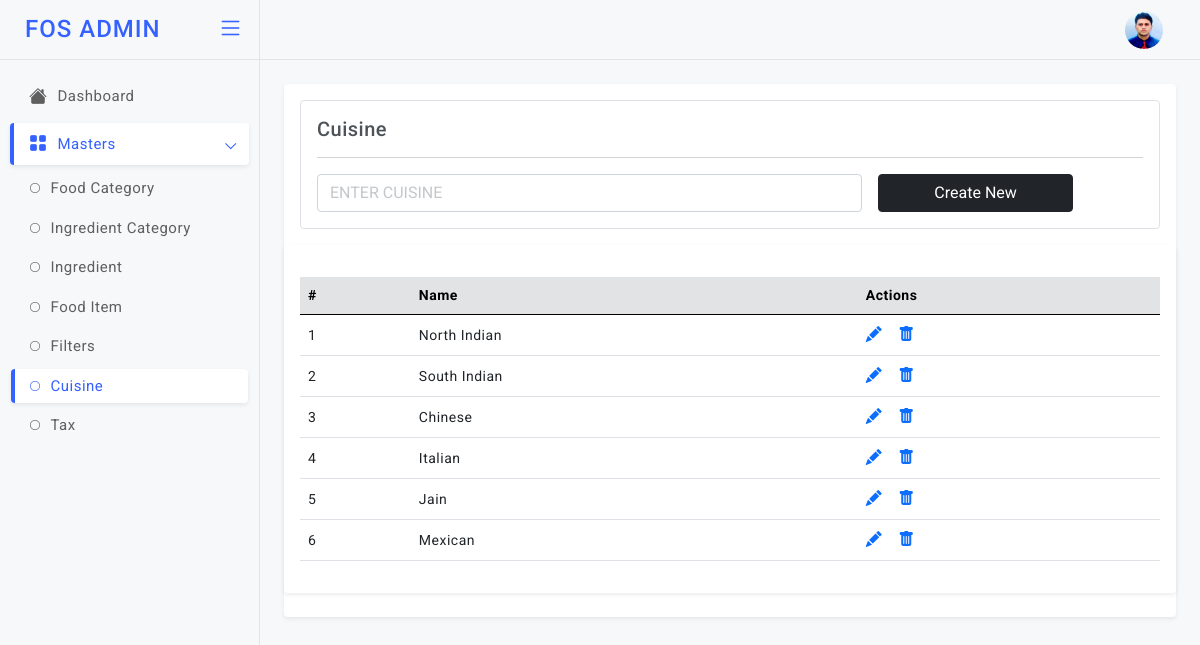
Screenshot of /cusin (signed in) with the database file from the repository.
### models.py (models this page shows)
class Cuisine(db.Model):
    id = db.Column(db.Integer, primary_key=True)
    cuisine_name = db.Column(db.String)

### app.py (the view)
@app.route('/cusin', methods=["GET","POST"]) # End Point to Add & View the Cuisine
def cusin():
    if not settings.session.get("name"):
            return settings.redirect("/login")
    if settings.request.method=="POST":
        cuisine_name = settings.request.form["cuisine_name"]
        info=models.Cuisine(cuisine_name=cuisine_name)
        db.session.add(info)
        db.session.commit()
    fetch=models.Cuisine.query.all()
    return settings.render_template('admin/cusin.html', getinfo=fetch)

### templates/admin/cusin.html (shortened to what this page needs)
<!doctype html>
<html lang="en">
<head>
  <link href="static/admin-assets/plugins/simplebar/css/simplebar.css" rel="stylesheet" />
  <link href="static/admin-assets/plugins/perfect-scrollbar/css/perfect-scrollbar.css" rel="stylesheet" />
  <link href="static/admin-assets/plugins/metismenu/css/metisMenu.min.css" rel="stylesheet" />
  <link href="static/admin-assets/css/bootstrap.min.css" rel="stylesheet" />
  <link href="static/admin-assets/css/bootstrap-extended.css" rel="stylesheet" />
  <link href="static/admin-assets/css/style.css" rel="stylesheet" />
  <link href="static/admin-assets/css/icons.css" rel="stylesheet">
  <link rel="stylesheet" href="https://cdn.jsdelivr.net/npm/bootstrap-icons@1.5.0/font/bootstrap-icons.css">
	<link href="static/admin-assets/css/pace.min.css" rel="stylesheet" />
  <link href="static/admin-assets/css/dark-theme.css" rel="stylesheet" />
  <link href="static/admin-assets/css/light-theme.css" rel="stylesheet" />
  <link href="static/admin-assets/css/semi-dark.css" rel="stylesheet" />
  <link href="static/admin-assets/css/header-colors.css" rel="stylesheet" />
</head>
<body>
  <div class="wrapper">
      <header class="top-header">
        <nav class="navbar navbar-expand gap-3">
            <div class="top-navbar-right ms-auto">
              <ul class="navbar-nav align-items-center">
              <li class="nav-item dropdown dropdown-user-setting">
                <a class="nav-link dropdown-toggle dropdown-toggle-nocaret" href="#" data-bs-toggle="dropdown">
                  <div class="user-setting d-flex align-items-center">
                    <img src="static/admin-assets/images/avatars/rids.jpg" class="user-img" alt="">
                  </div>
                </a>
              </li>
              </ul>
              </div>
        </nav>
      </header>
        <aside class="sidebar-wrapper" data-simplebar="true">
          <div class="sidebar-header">
            <div>
              <h4 class="logo-text">FOS ADMIN</h4>
            </div>
            <div class="toggle-icon ms-auto"> <i class="bi bi-list"></i>
            </div>
          </div>
          <ul class="metismenu" id="menu">
            <li>
              <a href="javascript:;">
                <div class="parent-icon"><i class="bi bi-house-fill"></i>
                </div>
                <div class="menu-title">Dashboard</div>
              </a>
            </li>
            <li>
              <a href="javascript:;" class="has-arrow">
                <div class="parent-icon"><i class="bi bi-grid-fill"></i>
                </div>
                <div class="menu-title">Masters</div>
              </a>
              <ul>
                <li> <a href="/foodcat"><i class="bi bi-circle"></i>Food Category</a></li>
                <li> <a href="/ingcat"><i class="bi bi-circle"></i>Ingredient Category</a></li>
                <li> <a href="/ing"><i class="bi bi-circle"></i>Ingredient</a></li>
                <li> <a href="/fooditem"><i class="bi bi-circle"></i>Food Item</a></li>
                <li> <a href="/filters"><i class="bi bi-circle"></i>Filters</a></li>
                <li> <a href="/cusin"><i class="bi bi-circle"></i>Cuisine</a></li>
                <li> <a href="/tax"><i class="bi bi-circle"></i>Tax</a></li>
               </ul>
            </li>
          </ul>
       </aside>
          <main class="page-content">
            <div class="card">
              <div class="card-body">
                <div class="border p-3 rounded">
                  <h5 class="mb-0">Cuisine</h5>
                <hr/>
                <form class="row g-3" method="post">
                  <div class="col-8">
                    <input type="text" class="form-control" placeholder="ENTER CUISINE" name="cuisine_name">
                  </div>
                     <div class="col-3">
                    <div class="d-grid">
                      <button type="submit" class="btn btn-dark submitForm">Create New</button>
                    </div>
                  </div>
                </form>
              </div>
              </div>
               <div class="card">
                 <div class="card-body">
                   <div class="table-responsive mt-3">
                     <table class="table align-middle">
                       <thead class="table-secondary">
                         <tr>
                          <th>#</th>
                          <th>Name</th>
                          <th>Actions</th>
                         </tr>
                       </thead>
                       <tbody>
                        {% for i in getinfo %}
                         <tr>
                          <td>{{loop.index}}</td>
                           <td>
                             <p class="mb-0">{{i["cuisine_name"]}}</p>
                           </td>
                            <td>
                             <div class="table-actions d-flex align-items-center gap-3 fs-6">
                              <a href="/cusinupdate?id={{i['id']}}"><i class="bi bi-pencil-fill"></i></a>
                               <a href="/cusindel/{{i['id']}}"><i class="bi bi-trash-fill"></i></a>
                             </div>
                           </td>
                         </tr>
                         {% endfor %}
                       </tbody>
                     </table>
                   </div>
                 </div>
               </div>
          </main>
  </div>
</body>
</html>

### static/admin-assets/css/style.css (style rules this page uses)
body { font-size: 14px; color: #4c5258; letter-spacing: .5px; font-family: Roboto, sans-serif; background-color: #f7f8fa; overflow-x: hidden; }
.wrapper { width: auto; position: relative }
a { text-decoration: none; }
::placeholder { opacity: 0.4 !important; }
.top-header .navbar { position: fixed; top: 0; left: 260px; right: 0; background-color: #f7f8fa; border-bottom: 1px solid #e2e3e4; background-clip: padding-box; height: 60px; z-index: 10; padding: 0 1.5rem; transition: all .2s; }
.top-header .navbar .top-navbar-right .nav-link { color: #293445; font-size: 18px; font-weight: 500; padding-right: .8rem; padding-left: .8rem; }
.dropdown-toggle-nocaret:after { display: none }
.top-header .navbar .user-img { width: 38px; height: 38px; padding: 0px; border-radius: 50%; }
.sidebar-wrapper { position: fixed; top: 0; left: 0; width: 260px; height: 100%; background-color: #f7f8fa; background-clip: padding-box; border-right: 1px solid #e2e3e4; transition: all .2s; z-index: 16; }
.sidebar-wrapper .sidebar-header { width: 260px; height: 60px; display: flex; align-items: center; position: fixed; top: 0; bottom: 0; padding: 0 15px; z-index: 5; background: #f7f8fa; border-right: 1px solid #e2e3e4; border-bottom: 1px solid #e4e4e4; background-clip: padding-box; transition: all .2s; }
.sidebar-wrapper .sidebar-header .logo-text { font-size: 24px; margin-left: 10px; margin-bottom: 0; letter-spacing: 1px; color: #3461ff; }
.toggle-icon { font-size: 26px; cursor: pointer; color: #3461ff; }
.sidebar-wrapper ul { padding: 0; margin: 0; list-style: none; background: 0 0 }
.sidebar-wrapper .metismenu { background: 0 0; display: -webkit-box; display: -ms-flexbox; display: flex; padding: 10px; margin-top: 60px; -webkit-box-orient: vertical; -webkit-box-direction: normal; -ms-flex-direction: column; flex-direction: column }
.sidebar-wrapper .metismenu li+li { margin-top: 5px }
.sidebar-wrapper .metismenu li:first-child { margin-top: 5px }
.sidebar-wrapper .metismenu li:last-child { margin-bottom: 5px }
.sidebar-wrapper .metismenu>li { display: -webkit-box; display: -ms-flexbox; display: flex; -webkit-box-orient: vertical; -webkit-box-direction: normal; -ms-flex-direction: column; flex-direction: column; position: relative }
.sidebar-wrapper .metismenu a { position: relative; display: flex; align-items: center; justify-content: left; padding: 10px 15px; border-radius: 4px; font-size: 15px; color: #5f5f5f; outline-width: 0; text-overflow: ellipsis; overflow: hidden; letter-spacing: .5px; border-left: 4px solid rgb(255 255 255 / 0%); transition: all .2s ease-out }
.sidebar-wrapper .metismenu a .parent-icon { font-size: 18px; line-height: 1 }
.sidebar-wrapper .metismenu a .menu-title { margin-left: 10px }
.sidebar-wrapper .metismenu ul a { padding: 6px 15px 6px 15px; font-size: 15px; border: 0; border-left: 4px solid rgb(255 255 255 / 0%); }
.sidebar-wrapper .metismenu ul a i { margin-right: 10px; font-size: 10px; }
.sidebar-wrapper .metismenu ul { border: 1px solid #ffffff00; background: rgb(255 255 255 / 0%); }
.sidebar-wrapper .metismenu .mm-active>a, .sidebar-wrapper .metismenu a:active, .sidebar-wrapper .metismenu a:focus, .sidebar-wrapper .metismenu a:hover { color: #3461ff; text-decoration: none; background-color: rgb(255 255 255); border-left: 4px solid #3461ff; box-shadow: 0 0.125rem 0.25rem rgb(0 0 0 / 8%); }
.metismenu .has-arrow:after { position: absolute; content: ""; width: .5em; height: .5em; border-style: solid; border-width: 1.2px 0 0 1.2px; border-color: initial; right: 15px; transform: rotate(-45deg) translateY(-50%); transform-origin: top; top: 50%; transition: all .3s ease-out }
.page-content { margin-left: 260px; margin-top: 60px; padding: 1.5rem; transition: all .2s; }
.table-responsive { white-space: nowrap; }

### rows the page displays
Cuisine: cuisine_name "North Indian"
Cuisine: cuisine_name "South Indian"
Cuisine: cuisine_name "Chinese"
Cuisine: cuisine_name "Italian"
Cuisine: cuisine_name "Jain"
Cuisine: cuisine_name "Mexican"
